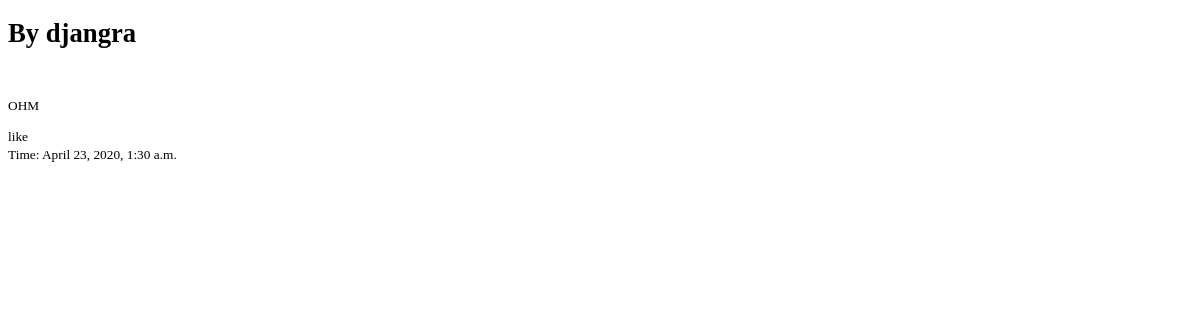
The page /post/3/ on the database as committed earlier.
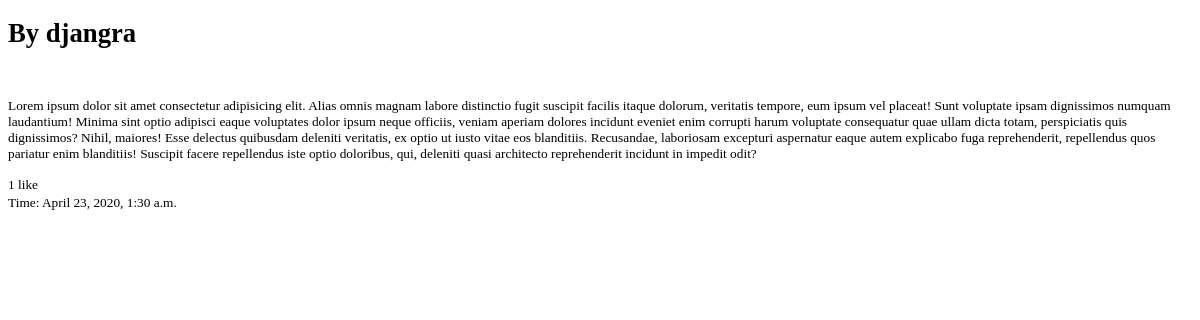
The same page on the database as committed later.
### post/models.py (models this page shows, shortened)
class Post(models.Model):
    text = models.CharField(max_length = 5000)
    author = models.ForeignKey(User, on_delete = models.CASCADE)
    pub_date = models.DateTimeField(default = timezone.now())

class PostLike(models.Model):
    parent_post = models.OneToOneField(Post, on_delete=models.CASCADE)
    likers = models.ManyToManyField(User, blank=True)

### post/views.py (the view)
# urls.py: path('<int:post_id>/', views.post_view, name='post_view'),
def post_view(request, post_id):
    try:
        post = Post.objects.get(id=post_id)
    except Post.DoesNotExist:
        raise Http404("ERROR 404: Post does not exist")
    comments = post.comment_set.order_by('-pub_date')
    return render(request, 'post/post_view.html', {'post': post, 'comments': comments})

### post/templates/post/post_view.html (shortened to what this page needs)
<!DOCTYPE html>
<small lang="en">
<head>
</head>
<body>
    <h1>By {{ post.author }}</h1>
    <br>
    <p>
        {{ post.text }}
    </p>
    {{ post.postlike.likers.count }} like{{post.postlike.likers.count|pluralize}}
    <br>
    Time: {{ post.pub_date }}
</body>
</html>

Rows that differ between the two databases and show on the page:
changed Post "djangra": text "OHM" → "Lorem ipsum dolor sit amet consectetur adipisicing elit. Alias omnis magnam labore distinctio fugit suscipit facilis itaque dolorum, veritatis tempore, eum ipsum vel placeat! Sunt voluptate ipsam dignissimos numquam laudantium! Minima sint optio adipisci eaque voluptates dolor ipsum neque officiis, veniam aperiam dolores incidunt eveniet enim corrupti harum voluptate consequatur quae ullam dicta totam, perspiciatis quis dignissimos? Nihil, maiores! Esse delectus quibusdam deleniti veritatis, ex optio ut iusto vitae eos blanditiis. Recusandae, laboriosam excepturi aspernatur eaque autem explicabo fuga reprehenderit, repellendus quos pariatur enim blanditiis! Suscipit facere repellendus iste…"; postlike.likers.count (not shown) → "1"
